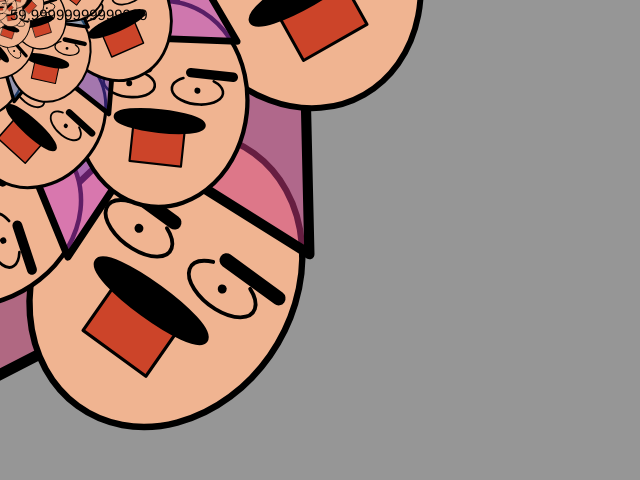
Frame 1 (no input)
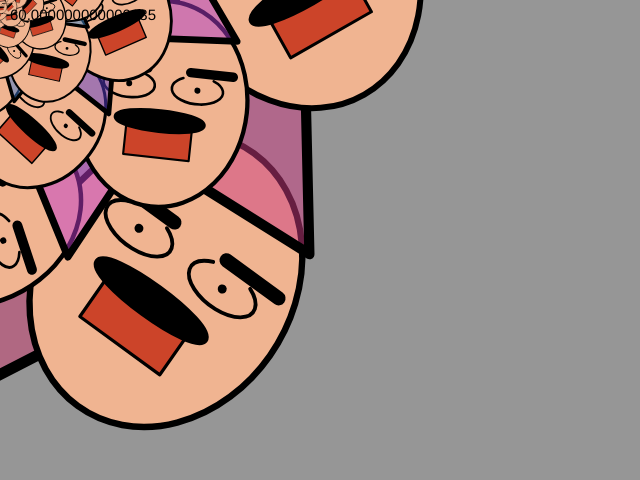
Frame 60 (no input)
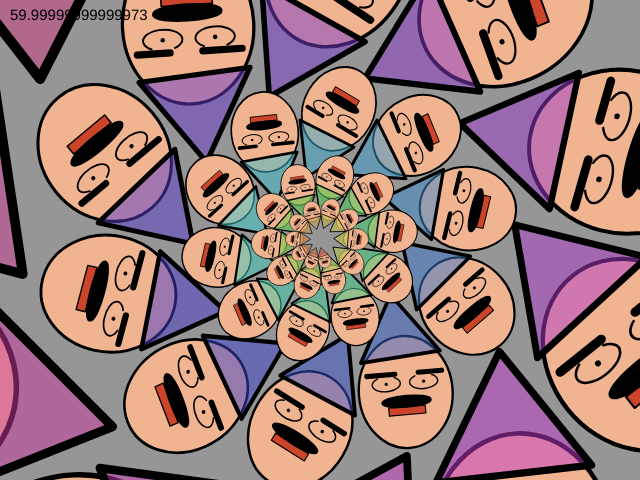
Frame 120 (the mouse pressed at the canvas centre since frame 60)

The p5.js sketch that drew these frames (run headless with seeded random() and noise() and a simulated clock; from frame 60 on, the mouse is pressed at the canvas centre):

// p5.js sketch
// ── sketch.js

function setup() {
	createCanvas(640,480);
}

function draw() {
	background(150);
	noCursor();

	push(); 
	translate(mouseX,mouseY); 
	scale(1.8,1.8);
	index = 50; // index用于限制while循环的次数
	while(index>0) // 用while循环绘制一个螺旋
	{
		Rotation = 24+mouseX/width;
		rotate(Rotation);
		scale(0.95,0.92);
		translate(index*5,100+mouseY);
		drawFace("ellipse","BigEye",index*7.2); 
		translate(-index*5,-100-mouseY);
		index--; // 必须让index持续减小，否则陷入死循环
	}
	pop();

	fill(0);
	textSize(15);
	fps = frameRate(); 
	text(fps,10,20);
}

function drawFace(beardType,eyeType,CapHue) // CapHue参数指定帽子色相
{
	smooth();
	strokeCap(ROUND);
	strokeJoin(ROUND);
	strokeWeight(5); 
	colorMode(RGB);
	fill(240,180,145);
	ellipse(0,0,200,240);
	strokeWeight(2.5);
	colorMode(HSB); 
	fill(10,80,80); 
	currentTime = millis(); 
	mouthWidth = sin(currentTime/1000);
	mouthWidth = map(mouthWidth,-1,1,40,80); 
	mouthHeight = cos(currentTime/933);
	mouthHeight = map(mouthHeight,-1,1,4,60); 
	rectMode(CENTER);
	rect(0,0+40,mouthWidth,mouthHeight); 
	strokeWeight(11);
	EyebrowOffsetY = -40;
	line(0-80,0+EyebrowOffsetY,
		0-20,0+EyebrowOffsetY) 
	line(0+30,0+EyebrowOffsetY,
		0+80,0+EyebrowOffsetY);
	strokeWeight(3); 
	noFill();  
	EyeOffsetY = -20;
	eyeWidth = 25;
	eyeHeight = 16;
	if(eyeType=="BigEye") 
	{
		eyeWidth = 60;
		eyeHeight = 32;
	}
	else if(eyeType=="GreenEye") 
	{
		colorMode(RGB);
		fill(0,255,0);
		eyeWidth = 48;
		eyeHeight = 48;
	}
	else if(eyeType=="Sleepy")
	{
		strokeWeight(8);
	}
	arc(0-40,0+EyeOffsetY,eyeWidth,eyeHeight,-0.2*PI,1.2*PI);
	arc(0+40,0+EyeOffsetY,eyeWidth,eyeHeight,-0.2*PI,1.2*PI);
	strokeWeight(7);
	point(0-40,0+EyeOffsetY);
	point(0+40,0+EyeOffsetY); 
	strokeWeight(8);
	colorMode(HSB);
	fill(CapHue,70,80,0.5);
	triangle(
		0-90,0-70,
		0+80,0-82,
		0-15,0-210);
	fill(0);
	textSize(60); 
	text(key,0-30,0-100); 

	if(beardType=="rect") 
	{
		rect(0,20,100,20);
	}
	else if(beardType =="ellipse")
	{
		ellipse(0,20,100,20);
	}

	// 练习： 自己编写循环，绘制复杂的结构
}
